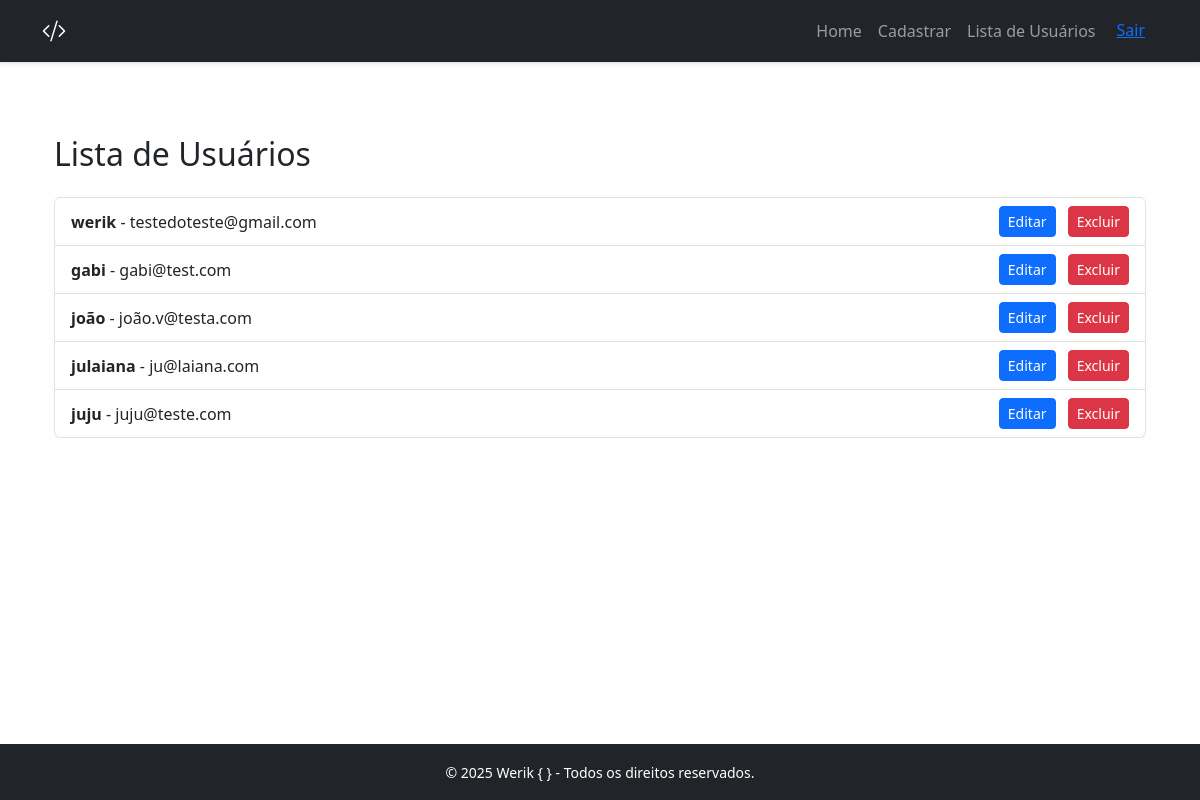
Page /list (signed in) on the earlier database version.
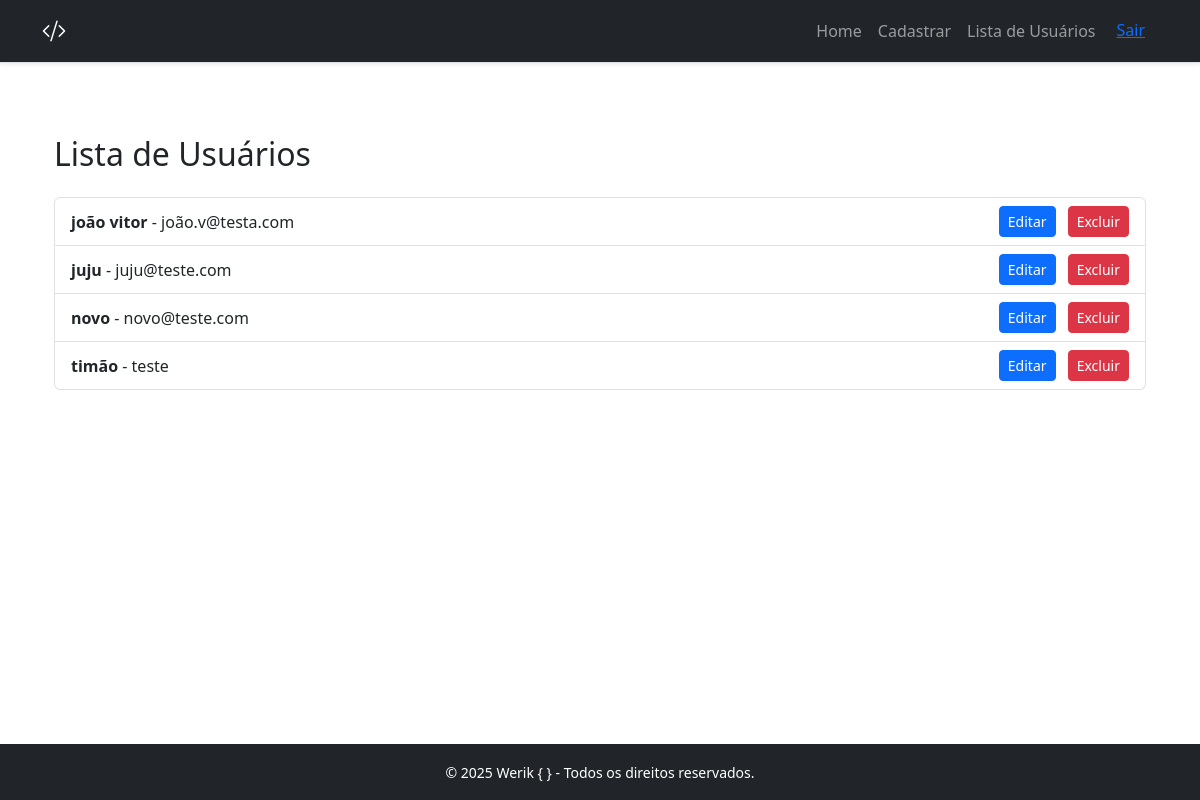
Same page on the later database version.
### app/models.py (models this page shows, shortened)
class Usuario(db.Model):
    __tablename__ = 'usuarios'
    id = db.Column(db.Integer, primary_key=True)
    nome = db.Column(db.String(80), nullable=False)
    email = db.Column(db.String(120), unique=True, nullable=False)
    senha = db.Column(db.String(120), nullable=False)

### app/routers/usuarios.py (the view)
@bp_usuarios.route('/list')
@login_required
def list():
    if 'usuario_id' not in session:
        flash('Você precisa estar logado para ver a lista de usuários.', 'warning')
        return redirect(url_for('usuarios.login'))
    usuarios = Usuario.query.all()
    return render_template('usuarios_list.html', usuarios=usuarios)

### app/app.py (called while the page is built)
def create_app():
    app = Flask(__name__)
    conexao = 'sqlite:///meubanco.sqlite'
    app.config['SECRET_KEY'] = 'mysecretkey'
    app.config['SQLALCHEMY_DATABASE_URI'] = conexao
    app.config['SQLALCHEMY_TRACK_MODIFICATIONS'] = False
    db.init_app(app)
    migrate = Migrate(app, db)
    @app.context_processor
    def inject_now():
        return {'now': datetime.now()}
    app.register_blueprint(bp_usuarios)
    return app

### app/templates/usuarios_list.html (shortened to what this page needs)
{% extends 'base.html' %}
{% block conteudo %}
<div class="container mt-5">
    {% set mensagens = get_flashed_messages() %}
    <h2 class="mb-4">Lista de Usuários</h2>
    <ul class="list-group">
        {% for usuario in usuarios %}
            <li class="list-group-item d-flex justify-content-between align-items-center">
                <div>
                    <strong>{{ usuario.nome }}</strong> - {{ usuario.email }}
                </div>
                <div>
                    <a href="{{ url_for('usuarios.update', id=usuario.id) }}" class="btn btn-primary btn-sm me-2">Editar</a>
                    <a href="{{ url_for('usuarios.delete', id=usuario.id) }}" class="btn btn-danger btn-sm">Excluir</a>
                </div>
            </li>
        {% endfor %}
    </ul>
</div>
{% endblock %}

### app/templates/base.html (shortened to what this page needs)
<!DOCTYPE html>
<html lang="pt-br">
<head>
    <link href="https://cdn.jsdelivr.net/npm/bootstrap@5.3.2/dist/css/bootstrap.min.css" rel="stylesheet">
    <link href="https://cdn.jsdelivr.net/npm/bootstrap-icons@1.10.5/font/bootstrap-icons.css" rel="stylesheet">
    <link rel="stylesheet" href="https://cdn.jsdelivr.net/npm/bootstrap-icons@1.11.3/font/bootstrap-icons.css">
</head>
<body class="d-flex flex-column min-vh-100">
    <nav class="navbar navbar-expand-lg navbar-dark bg-dark border-bottom shadow-sm">
        <div class="container">
            <a class="navbar-brand d-flex align-items-center" href="/index">
                <i class="bi bi-code-slash" style="font-size: 1.5rem;"></i>
            </a>
            <div class="collapse navbar-collapse" id="navbarNav">
                <ul class="navbar-nav ms-auto">
                    <li class="nav-item">
                        <a class="nav-link" href="/index">Home</a>
                    </li>
                    <li class="nav-item">
                        <a class="nav-link" href="/create">Cadastrar</a>
                    </li>
                    <li class="nav-item">
                        <a class="nav-link" href="/list">Lista de Usuários</a>
                    </li>
                    <li>
                        {% if session.get('usuario_id') %}
                        <form action="{{ url_for('usuarios.logout') }}" method="post">
                            <button type="submit" class="btn btn-link">Sair</button>
                        </form>
                        {% else %}
                        <a href="{{ url_for('usuarios.login') }}"><button type="submit" class="btn btn-link">Login</button></a>
                        {% endif %}
                    </li>
                </ul>
            </div>
        </div>
    </nav>
    <main class="flex-fill">
        <div class="container py-4">
            {% block conteudo %}
            {% endblock %}
        </div>
    </main>
    <footer class="bg-dark text-center text-white mt-auto py-3">
        <div class="container">
            <small>
                &copy; {{ now.year }} Werik <span>{ }</span> - Todos os direitos reservados.
            </small>
        </div>
    </footer>
</body>
</html>

Differences in the rows shown:
removed Usuario: nome "werik", email "testedoteste@gmail.com"
removed Usuario: nome "gabi", email "gabi@test.com"
removed Usuario: nome "julaiana", email "ju@laiana.com"
changed Usuario "joão.v@testa.com": nome "joão" → "joão vitor"
added Usuario: nome "novo", email "novo@teste.com"
added Usuario: nome "timão", email "teste"
